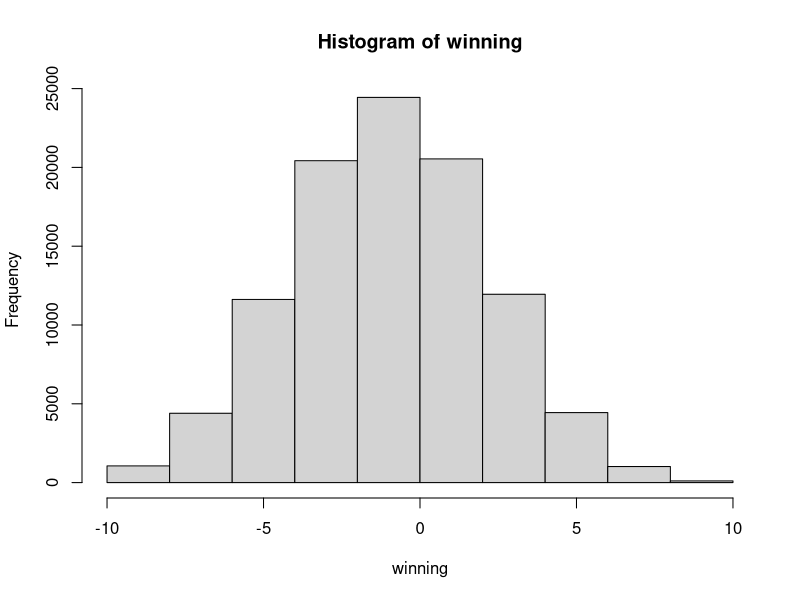
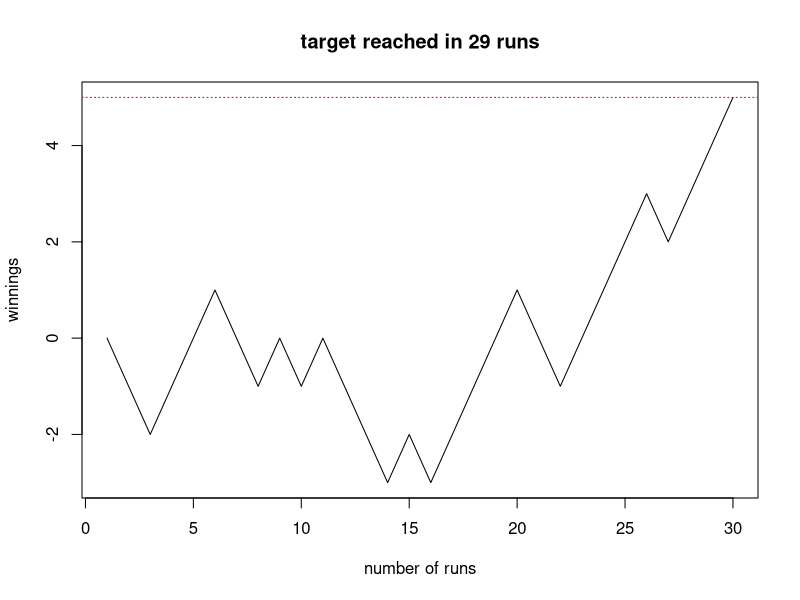

These figures' R source, in order:
#-----------------------------------------------------------#
# Example 1: number of heads in two coin tosses
#-----------------------------------------------------------#
nsim=10000
result=rep(NA,nsim)

for(i in 1:nsim){
  toss1=sample(x=c('H','T'),size=1)
  toss2=sample(x=c('H','T'),size=1)
  
  #save total number of heads in each simulation
  result[i]=(toss1=='H')+(toss2=='H')
}

table(result)/nsim



#-----------------------------------------------------------#
# Example 2: pair of six
#-----------------------------------------------------------#
nsim=10000
result=rep(NA,nsim)

for(i in 1:nsim){
  roll1=sample(x=c(1:6),size=10,replace=T)
  roll2=sample(x=c(1:6),size=10,replace=T)
  
  #save win/lose in each simulation
  if(max(roll1+roll2)==12){
    result[i]='win'   #win if pair of six showed up
  }else{
    result[i]='lose'
  }
}

table(result)/nsim


#-----------------------------------------------------------#
# Example 3: heads or tails, distribution of winning
#-----------------------------------------------------------#
nsim=100000
ngame=10

# store the results for each simulation
winning=rep(NA,nsim)

for(i in 1:nsim){
  #result of one game
  one.game=sample(c(-1,1),size=ngame,replace=T)
  winning[i]=sum(one.game)
}

# visualize result
hist(winning,nclass=10)


#-----------------------------------------------------------#
# Example 3: heads or tails, game length
#-----------------------------------------------------------#
target=5  #target winning
current=0  #starting winning
num.game=0
current.trace=current #save the winning trajectory for plotting

while((current<target)&(num.game<10000)){
  num.game=num.game+1
  current=current + sample(c(-1,1),size=1,replace=T)
  current.trace=c(current.trace,current)
}

# visualize result
if(num.game>=10000){
  mytitle='did not reach target in 10000 runs'
}else{
  mytitle=paste('target reached in',num.game,'runs')
}
plot(current.trace,type='l',main=mytitle,
     xlab='number of runs',
     ylab='winnings')
abline(h=target,lty='dotted',col='red')